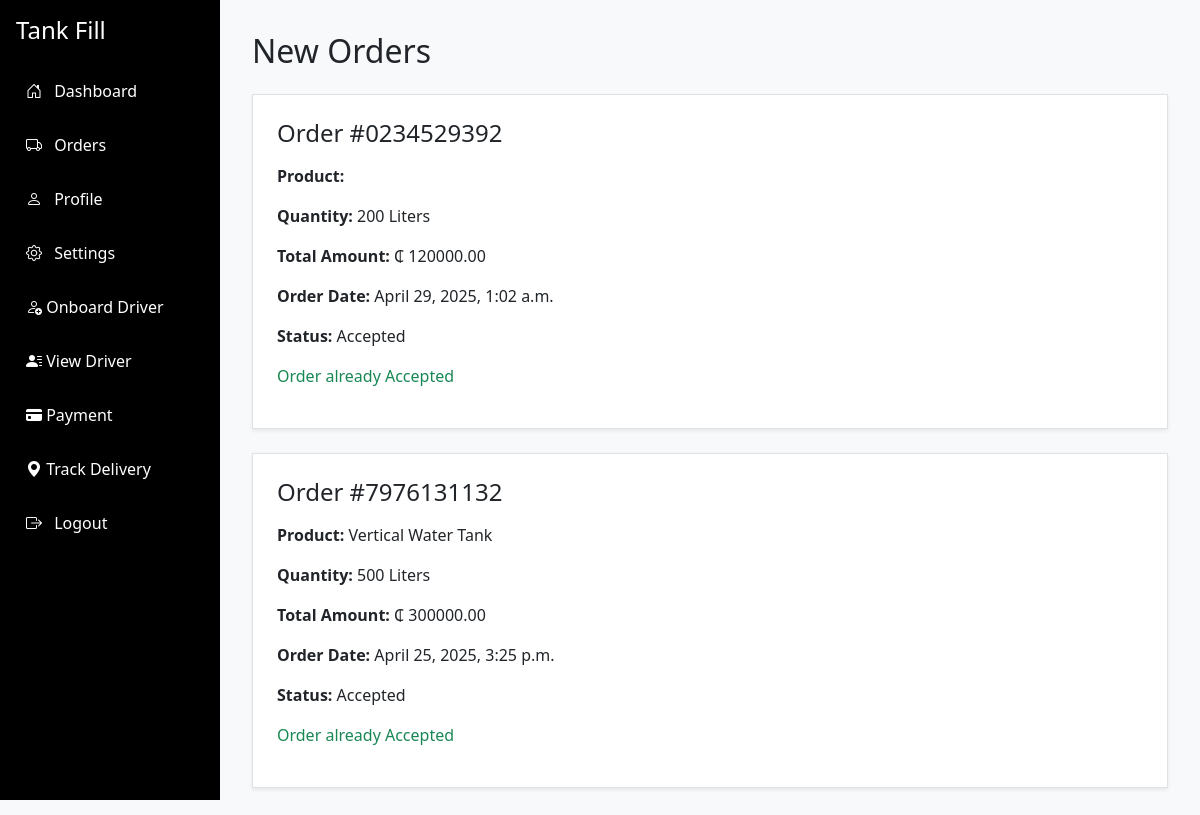
Before: /vendor/orders/ (signed in) with the older database file.
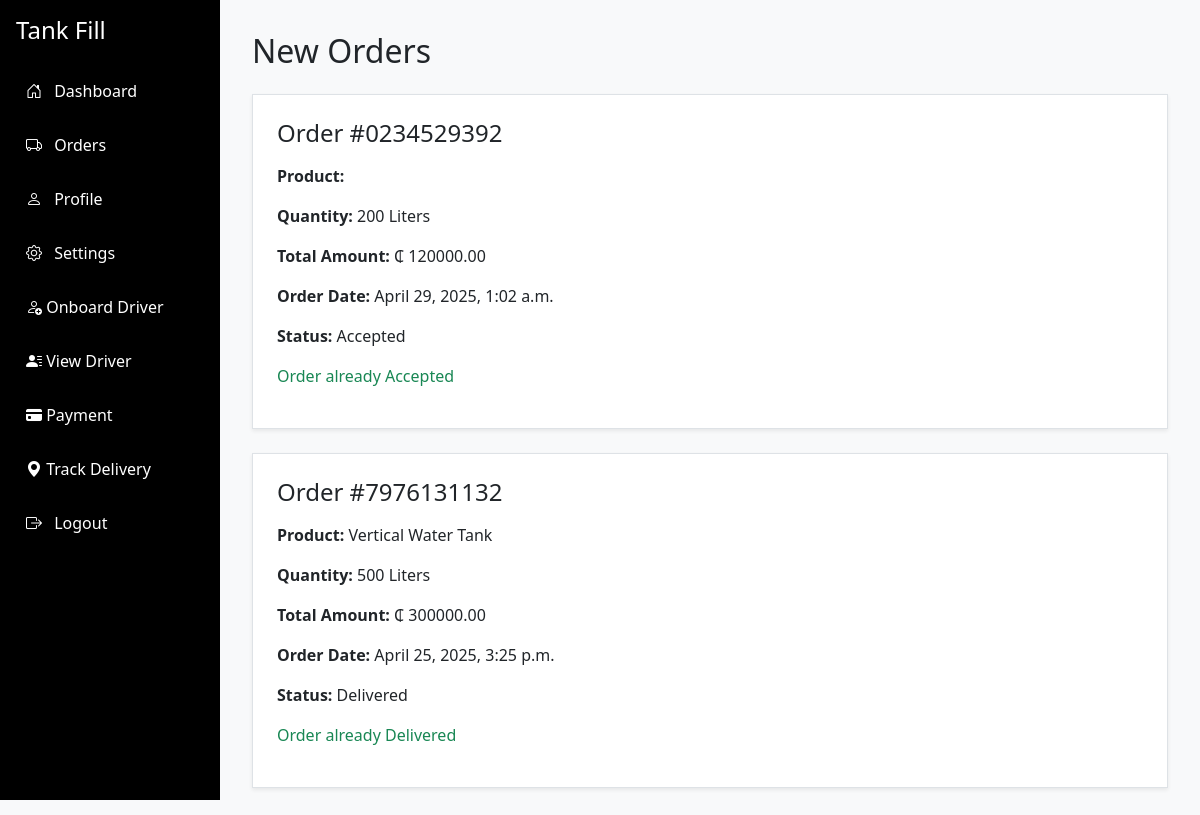
After: the same page with the newer database file.
### authentication/models.py (models this page shows, shortened)
class Order(models.Model):
    order_id = UniqueIDField(primary_key=True, editable=False, unique=True)
    customer = models.ForeignKey(User, on_delete=models.CASCADE, related_name="orders", limit_choices_to={'is_customer': True})
    vendor = models.ForeignKey(Vendor, on_delete=models.CASCADE, related_name="orders")
    order_date = models.DateTimeField(auto_now_add=True)
    payment_method = models.CharField(max_length=100, choices=PAYMENT_METHODS)
    litres = models.CharField(max_length=100, null=True)
    tank_type = models.CharField(max_length=200, choices=TANK_CHOICES)
    status = models.CharField(
        max_length=20, choices=DELIVERY_STATUS, default='Pending'
    )
    is_complete = models.BooleanField(default=False)
    delivery_location = models.CharField(max_length=200, null=True, blank=True)
    def get_total_price(self):
        try:
           litres = Decimal(self.litres)  # safely convert litres to Decimal
        except Exception:
            litres = Decimal(0)
        return litres * self.vendor.price_per_liter

class Vendor(models.Model):
    vendor_id = UniqueIDField(primary_key=True, editable=False, unique=True)
    user = models.OneToOneField(User, on_delete=models.CASCADE, related_name="vendor_profile")
    business_name = models.CharField(max_length=100)
    location = models.CharField(max_length=255)
    price_per_liter = models.DecimalField(max_digits=10, decimal_places=2)
    status = models.CharField(max_length=10, choices=DESCIPLINE_CHOICES, default='Active')

### authentication/views.py (the view, shortened to what this page needs)
# urls.py: path('vendor/orders/', VendorViewOrders.as_view(), name='vendor_orders'),
@method_decorator((login_required, vendor_required), name='dispatch')
class VendorViewOrders(ListView):
    model = Order
    template_name = 'vendor/new_order.html'
    context_object_name = 'orders'
    def get_queryset(self):
        return Order.objects.filter(vendor=self.request.user.vendor_profile).order_by('-order_date')
    def get_context_data(self, **kwargs):
        context = super().get_context_data(**kwargs)
        orders = Order.objects.filter(vendor=self.request.user.vendor_profile).order_by('-order_date')
        completed_orders = orders.filter(is_complete=True)
        pending_orders = orders.filter(is_complete=False)
        active_refills = orders.filter(status='Delivered')
        monthly_orders = (
            orders.annotate(month=TruncMonth('order_date'))
                  .values('month')
                  .annotate(count=Count('order_id'))
                  .order_by('month')
        )
        monthly_data = {
            item['month'].strftime('%b %Y'): item['count']
            for item in monthly_orders
        }
        yearly_orders = (
            orders.annotate(year=TruncYear('order_date'))
                  .values('year')
                  .annotate(count=Count('order_id'))
                  .order_by('year')
        )
        yearly_data = {
            item['year'].year: item['count']
            for item in yearly_orders
        }
        last_delivery = active_refills.order_by('-order_date').first()
        context.update({
            'page_name': 'order_list',
            'list_name': 'order_list',
            'completed_orders': completed_orders,
            'pending_orders': pending_orders,
            'active_refills': active_refills,
            'total_orders': orders.count(),
            'monthly_orders': monthly_orders,
            'yearly_orders': yearly_orders,
            'last_delivery': last_delivery,
            'available_drivers': self.request.user.vendor_profile.drivers.filter(status='A'),
        })
        context['monthly_data_json'] = json.dumps(monthly_data)
        context['yearly_data_json'] = json.dumps(yearly_data)
        return context

### templates/vendor/new_order.html (shortened to what this page needs)
<!DOCTYPE html>
<html lang="en">
<head>
  <link href="https://cdn.jsdelivr.net/npm/bootstrap-icons@1.10.5/font/bootstrap-icons.css" rel="stylesheet">
  <link href="https://cdn.jsdelivr.net/npm/bootstrap@5.3.2/dist/css/bootstrap.min.css" rel="stylesheet">
</head>
<body>
<div class="sidebar-desktop d-none d-md-block">
  <h4 class="mb-4 text-white">Tank Fill</h4>
  <a href="{% url 'vendor_dashboard' %}"><i class="bi bi-house-door me-2"></i> Dashboard</a>
  <a href="#"><i class="bi bi-truck me-2"></i> Orders</a>
  <a href="#"><i class="bi bi-person me-2"></i> Profile</a>
  <a href="#"><i class="bi bi-gear me-2"></i> Settings</a>
  <a href="#"><i class="bi bi-person-add"></i> Onboard Driver</a>
  <a href="#"><i class="bi bi-person-lines-fill"></i> View Driver</a>
  <a href="#"><i class="bi bi-credit-card-fill"></i> Payment</a>
  <a href="#"><i class="bi bi-geo-alt-fill"></i> Track Delivery</a>
  <a href="{% url 'logout' %}"><i class="bi bi-box-arrow-right me-2"></i> Logout</a>
</div>
<div class="main-content">
  <h2 class="mb-4">New Orders</h2>
  {% for order in orders %}
  <div class="card p-4 shadow-sm mb-4">
    <h4 class="card-title mb-3">Order #{{ order.order_id }}</h4>
    <p><strong>Product:</strong> {{ order.tank_type }}</p>
    <p><strong>Quantity:</strong> {{ order.litres }} Liters</p>
    <p><strong>Total Amount:</strong> ₵ {{ order.get_total_price }}</p>
    <p><strong>Order Date:</strong> {{ order.order_date }}</p>
    <p><strong>Status:</strong> {{ order.status }}</p>
    {% if order.status == 'Pending' %}
    <form method="post" class="mt-3">
      {% csrf_token %}
      <input type="hidden" name="order_id" value="{{ order.order_id }}">
      <div class="mb-2">
        <label for="driverSelect{{ order.order_id }}">Assign Driver:</label>
        <select name="driver_id" id="driverSelect{{ order.order_id }}" class="form-select" required>
          <option value="">-- Select Driver --</option>
          {% for driver in available_drivers %}
            <option value="{{ driver.driver_id }}">{{ driver.user.full_name }} ({{ driver.vehicle_type }})</option>
          {% endfor %}
        </select>
      </div>
      <button type="submit" class="btn btn-success w-100">Accept & Assign</button>
    </form>
    {% else %}
    <p class="text-success">Order already {{ order.status }}</p>
    {% endif %}
  </div>
{% empty %}
  <p>No orders found.</p>
{% endfor %}
</body>
</html>

Changed rows visible on the page:
changed Order "Vertical Water Tank": status "Accepted" → "Delivered"
